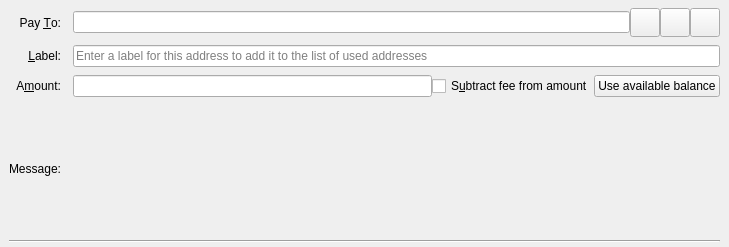
<?xml version="1.0" encoding="UTF-8"?>
<ui version="4.0">
 <class>SendCoinsEntry</class>
 <widget class="QStackedWidget" name="SendCoinsEntry">
  <property name="geometry">
   <rect>
    <x>0</x>
    <y>0</y>
    <width>729</width>
    <height>247</height>
   </rect>
  </property>
  <property name="sizePolicy">
   <sizepolicy hsizetype="Preferred" vsizetype="Fixed">
    <horstretch>0</horstretch>
    <verstretch>0</verstretch>
   </sizepolicy>
  </property>
  <property name="focusPolicy">
   <enum>Qt::TabFocus</enum>
  </property>
  <property name="autoFillBackground">
   <bool>false</bool>
  </property>
  <widget class="QFrame" name="SendCoins">
   <property name="frameShape">
    <enum>QFrame::NoFrame</enum>
   </property>
   <layout class="QGridLayout" name="gridLayout">
    <property name="topMargin">
     <number>8</number>
    </property>
    <property name="bottomMargin">
     <number>4</number>
    </property>
    <property name="horizontalSpacing">
     <number>12</number>
    </property>
    <property name="verticalSpacing">
     <number>8</number>
    </property>
    <item row="0" column="0">
     <widget class="QLabel" name="payToLabel">
      <property name="text">
       <string>Pay &amp;To:</string>
      </property>
      <property name="alignment">
       <set>Qt::AlignRight|Qt::AlignTrailing|Qt::AlignVCenter</set>
      </property>
      <property name="buddy">
       <cstring>payTo</cstring>
      </property>
     </widget>
    </item>
    <item row="2" column="1">
     <layout class="QHBoxLayout" name="horizontalLayoutAmount" stretch="0,0,0">
      <item>
       <widget class="BitcoinAmountField" name="payAmount">
        <property name="toolTip">
         <string>The amount to send in the selected unit</string>
        </property>
       </widget>
      </item>
      <item>
       <widget class="QCheckBox" name="checkboxSubtractFeeFromAmount">
        <property name="toolTip">
         <string>The fee will be deducted from the amount being sent. The recipient will receive less nowps than you enter in the amount field. If multiple recipients are selected, the fee is split equally.</string>
        </property>
        <property name="text">
         <string>S&amp;ubtract fee from amount</string>
        </property>
       </widget>
      </item>
      <item>
       <widget class="QPushButton" name="useAvailableBalanceButton">
        <property name="text">
         <string>Use available balance</string>
        </property>
       </widget>
      </item>
     </layout>
    </item>
    <item row="7" column="0" colspan="2">
     <widget class="Line" name="line">
      <property name="orientation">
       <enum>Qt::Horizontal</enum>
      </property>
     </widget>
    </item>
    <item row="5" column="0">
     <widget class="QLabel" name="messageLabel">
      <property name="text">
       <string>Message:</string>
      </property>
      <property name="alignment">
       <set>Qt::AlignRight|Qt::AlignTrailing|Qt::AlignVCenter</set>
      </property>
     </widget>
    </item>
    <item row="1" column="0">
     <widget class="QLabel" name="labellLabel">
      <property name="text">
       <string>&amp;Label:</string>
      </property>
      <property name="alignment">
       <set>Qt::AlignRight|Qt::AlignTrailing|Qt::AlignVCenter</set>
      </property>
      <property name="buddy">
       <cstring>addAsLabel</cstring>
      </property>
     </widget>
    </item>
    <item row="1" column="1">
     <widget class="QLineEdit" name="addAsLabel">
      <property name="toolTip">
       <string>Enter a label for this address to add it to the list of used addresses</string>
      </property>
      <property name="placeholderText">
       <string>Enter a label for this address to add it to the list of used addresses</string>
      </property>
     </widget>
    </item>
    <item row="0" column="1">
     <layout class="QHBoxLayout" name="payToLayout">
      <property name="spacing">
       <number>0</number>
      </property>
      <item>
       <widget class="QValidatedLineEdit" name="payTo">
        <property name="toolTip">
         <string>The Nowp address to send the payment to</string>
        </property>
       </widget>
      </item>
      <item>
       <widget class="QToolButton" name="addressBookButton">
        <property name="toolTip">
         <string>Choose previously used address</string>
        </property>
        <property name="text">
         <string/>
        </property>
        <property name="icon">
         <iconset resource="../bitcoin.qrc">
          <normaloff>:/icons/address-book</normaloff>:/icons/address-book</iconset>
        </property>
        <property name="iconSize">
         <size>
          <width>22</width>
          <height>22</height>
         </size>
        </property>
        <property name="shortcut">
         <string>Alt+A</string>
        </property>
       </widget>
      </item>
      <item>
       <widget class="QToolButton" name="pasteButton">
        <property name="toolTip">
         <string>Paste address from clipboard</string>
        </property>
        <property name="text">
         <string/>
        </property>
        <property name="icon">
         <iconset resource="../bitcoin.qrc">
          <normaloff>:/icons/editpaste</normaloff>:/icons/editpaste</iconset>
        </property>
        <property name="iconSize">
         <size>
          <width>22</width>
          <height>22</height>
         </size>
        </property>
        <property name="shortcut">
         <string>Alt+P</string>
        </property>
       </widget>
      </item>
      <item>
       <widget class="QToolButton" name="deleteButton">
        <property name="toolTip">
         <string>Remove this entry</string>
        </property>
        <property name="text">
         <string/>
        </property>
        <property name="icon">
         <iconset resource="../bitcoin.qrc">
          <normaloff>:/icons/remove</normaloff>:/icons/remove</iconset>
        </property>
        <property name="iconSize">
         <size>
          <width>22</width>
          <height>22</height>
         </size>
        </property>
       </widget>
      </item>
     </layout>
    </item>
    <item row="2" column="0">
     <widget class="QLabel" name="amountLabel">
      <property name="text">
       <string>A&amp;mount:</string>
      </property>
      <property name="alignment">
       <set>Qt::AlignRight|Qt::AlignTrailing|Qt::AlignVCenter</set>
      </property>
      <property name="buddy">
       <cstring>payAmount</cstring>
      </property>
     </widget>
    </item>
    <item row="5" column="1">
     <widget class="QLabel" name="messageTextLabel">
      <property name="sizePolicy">
       <sizepolicy hsizetype="Preferred" vsizetype="Preferred">
        <horstretch>0</horstretch>
        <verstretch>5</verstretch>
       </sizepolicy>
      </property>
      <property name="toolTip">
       <string>A message that was attached to the Nowp: URI which will be stored with the transaction for your reference. Note: This message will not be sent over the Nowp network.</string>
      </property>
      <property name="textFormat">
       <enum>Qt::PlainText</enum>
      </property>
     </widget>
    </item>
   </layout>
  </widget>
  <widget class="QFrame" name="SendCoins_UnauthenticatedPaymentRequest">
   <property name="palette">
    <palette>
     <active>
      <colorrole role="WindowText">
       <brush brushstyle="SolidPattern">
        <color alpha="255">
         <red>0</red>
         <green>0</green>
         <blue>0</blue>
        </color>
       </brush>
      </colorrole>
      <colorrole role="Button">
       <brush brushstyle="SolidPattern">
        <color alpha="255">
         <red>255</red>
         <green>255</green>
         <blue>127</blue>
        </color>
       </brush>
      </colorrole>
      <colorrole role="Light">
       <brush brushstyle="SolidPattern">
        <color alpha="255">
         <red>255</red>
         <green>255</green>
         <blue>255</blue>
        </color>
       </brush>
      </colorrole>
      <colorrole role="Midlight">
       <brush brushstyle="SolidPattern">
        <color alpha="255">
         <red>255</red>
         <green>255</green>
         <blue>191</blue>
        </color>
       </brush>
      </colorrole>
      <colorrole role="Dark">
       <brush brushstyle="SolidPattern">
        <color alpha="255">
         <red>127</red>
         <green>127</green>
         <blue>63</blue>
        </color>
       </brush>
      </colorrole>
      <colorrole role="Mid">
       <brush brushstyle="SolidPattern">
        <color alpha="255">
         <red>170</red>
         <green>170</green>
         <blue>84</blue>
        </color>
       </brush>
      </colorrole>
      <colorrole role="Text">
       <brush brushstyle="SolidPattern">
        <color alpha="255">
         <red>0</red>
         <green>0</green>
         <blue>0</blue>
        </color>
       </brush>
      </colorrole>
      <colorrole role="BrightText">
       <brush brushstyle="SolidPattern">
        <color alpha="255">
         <red>255</red>
         <green>255</green>
         <blue>255</blue>
        </color>
       </brush>
      </colorrole>
      <colorrole role="ButtonText">
       <brush brushstyle="SolidPattern">
        <color alpha="255">
         <red>0</red>
         <green>0</green>
         <blue>0</blue>
        </color>
       </brush>
      </colorrole>
      <colorrole role="Base">
       <brush brushstyle="SolidPattern">
        <color alpha="255">
         <red>255</red>
         <green>255</green>
         <blue>255</blue>
        </color>
       </brush>
      </colorrole>
      <colorrole role="Window">
       <brush brushstyle="SolidPattern">
        <color alpha="255">
         <red>255</red>
         <green>255</green>
         <blue>127</blue>
        </color>
       </brush>
      </colorrole>
      <colorrole role="Shadow">
       <brush brushstyle="SolidPattern">
        <color alpha="255">
         <red>0</red>
         <green>0</green>
         <blue>0</blue>
        </color>
       </brush>
      </colorrole>
      <colorrole role="AlternateBase">
       <brush brushstyle="SolidPattern">
        <color alpha="255">
         <red>255</red>
         <green>255</green>
         <blue>191</blue>
        </color>
       </brush>
      </colorrole>
      <colorrole role="ToolTipBase">
       <brush brushstyle="SolidPattern">
        <color alpha="255">
         <red>255</red>
         <green>255</green>
         <blue>220</blue>
        </color>
       </brush>
      </colorrole>
      <colorrole role="ToolTipText">
       <brush brushstyle="SolidPattern">
        <color alpha="255">
         <red>0</red>
         <green>0</green>
         <blue>0</blue>
        </color>
       </brush>
      </colorrole>
     </active>
     <inactive>
      <colorrole role="WindowText">
       <brush brushstyle="SolidPattern">
        <color alpha="255">
         <red>0</red>
         <green>0</green>
         <blue>0</blue>
        </color>
       </brush>
      </colorrole>
      <colorrole role="Button">
       <brush brushstyle="SolidPattern">
        <color alpha="255">
         <red>255</red>
         <green>255</green>
         <blue>127</blue>
        </color>
       </brush>
      </colorrole>
      <colorrole role="Light">
       <brush brushstyle="SolidPattern">
        <color alpha="255">
         <red>255</red>
         <green>255</green>
         <blue>255</blue>
        </color>
       </brush>
      </colorrole>
      <colorrole role="Midlight">
       <brush brushstyle="SolidPattern">
        <color alpha="255">
         <red>255</red>
         <green>255</green>
         <blue>191</blue>
        </color>
       </brush>
      </colorrole>
      <colorrole role="Dark">
       <brush brushstyle="SolidPattern">
        <color alpha="255">
         <red>127</red>
         <green>127</green>
         <blue>63</blue>
        </color>
       </brush>
      </colorrole>
      <colorrole role="Mid">
       <brush brushstyle="SolidPattern">
        <color alpha="255">
         <red>170</red>
         <green>170</green>
         <blue>84</blue>
        </color>
       </brush>
      </colorrole>
      <colorrole role="Text">
       <brush brushstyle="SolidPattern">
        <color alpha="255">
         <red>0</red>
         <green>0</green>
         <blue>0</blue>
        </color>
       </brush>
      </colorrole>
      <colorrole role="BrightText">
       <brush brushstyle="SolidPattern">
        <color alpha="255">
         <red>255</red>
         <green>255</green>
         <blue>255</blue>
        </color>
       </brush>
      </colorrole>
      <colorrole role="ButtonText">
       <brush brushstyle="SolidPattern">
        <color alpha="255">
         <red>0</red>
         <green>0</green>
         <blue>0</blue>
        </color>
       </brush>
      </colorrole>
      <colorrole role="Base">
       <brush brushstyle="SolidPattern">
        <color alpha="255">
         <red>255</red>
         <green>255</green>
         <blue>255</blue>
        </color>
       </brush>
      </colorrole>
      <colorrole role="Window">
       <brush brushstyle="SolidPattern">
        <color alpha="255">
         <red>255</red>
         <green>255</green>
         <blue>127</blue>
        </color>
       </brush>
      </colorrole>
      <colorrole role="Shadow">
       <brush brushstyle="SolidPattern">
        <color alpha="255">
         <red>0</red>
         <green>0</green>
         <blue>0</blue>
        </color>
       </brush>
      </colorrole>
      <colorrole role="AlternateBase">
       <brush brushstyle="SolidPattern">
        <color alpha="255">
         <red>255</red>
         <green>255</green>
         <blue>191</blue>
        </color>
       </brush>
      </colorrole>
      <colorrole role="ToolTipBase">
       <brush brushstyle="SolidPattern">
        <color alpha="255">
         <red>255</red>
         <green>255</green>
         <blue>220</blue>
        </color>
       </brush>
      </colorrole>
      <colorrole role="ToolTipText">
       <brush brushstyle="SolidPattern">
        <color alpha="255">
         <red>0</red>
         <green>0</green>
         <blue>0</blue>
        </color>
       </brush>
      </colorrole>
     </inactive>
     <disabled>
      <colorrole role="WindowText">
       <brush brushstyle="SolidPattern">
        <color alpha="255">
         <red>127</red>
         <green>127</green>
         <blue>63</blue>
        </color>
       </brush>
      </colorrole>
      <colorrole role="Button">
       <brush brushstyle="SolidPattern">
        <color alpha="255">
         <red>255</red>
         <green>255</green>
         <blue>127</blue>
        </color>
       </brush>
      </colorrole>
      <colorrole role="Light">
       <brush brushstyle="SolidPattern">
        <color alpha="255">
         <red>255</red>
         <green>255</green>
         <blue>255</blue>
        </color>
       </brush>
      </colorrole>
      <colorrole role="Midlight">
       <brush brushstyle="SolidPattern">
        <color alpha="255">
         <red>255</red>
         <green>255</green>
         <blue>191</blue>
        </color>
       </brush>
      </colorrole>
      <colorrole role="Dark">
       <brush brushstyle="SolidPattern">
        <color alpha="255">
         <red>127</red>
         <green>127</green>
         <blue>63</blue>
        </color>
       </brush>
      </colorrole>
      <colorrole role="Mid">
       <brush brushstyle="SolidPattern">
        <color alpha="255">
         <red>170</red>
         <green>170</green>
         <blue>84</blue>
        </color>
       </brush>
      </colorrole>
      <colorrole role="Text">
       <brush brushstyle="SolidPattern">
        <color alpha="255">
         <red>127</red>
         <green>127</green>
         <blue>63</blue>
        </color>
       </brush>
      </colorrole>
      <colorrole role="BrightText">
       <brush brushstyle="SolidPattern">
        <color alpha="255">
         <red>255</red>
         <green>255</green>
         <blue>255</blue>
        </color>
       </brush>
      </colorrole>
      <colorrole role="ButtonText">
       <brush brushstyle="SolidPattern">
        <color alpha="255">
         <red>127</red>
         <green>127</green>
         <blue>63</blue>
        </color>
       </brush>
      </colorrole>
      <colorrole role="Base">
       <brush brushstyle="SolidPattern">
        <color alpha="255">
         <red>255</red>
         <green>255</green>
         <blue>127</blue>
        </color>
       </brush>
      </colorrole>
      <colorrole role="Window">
       <brush brushstyle="SolidPattern">
        <color alpha="255">
         <red>255</red>
         <green>255</green>
         <blue>127</blue>
        </color>
       </brush>
      </colorrole>
      <colorrole role="Shadow">
       <brush brushstyle="SolidPattern">
        <color alpha="255">
         <red>0</red>
         <green>0</green>
         <blue>0</blue>
        </color>
       </brush>
      </colorrole>
      <colorrole role="AlternateBase">
       <brush brushstyle="SolidPattern">
        <color alpha="255">
         <red>255</red>
         <green>255</green>
         <blue>127</blue>
        </color>
       </brush>
      </colorrole>
      <colorrole role="ToolTipBase">
       <brush brushstyle="SolidPattern">
        <color alpha="255">
         <red>255</red>
         <green>255</green>
         <blue>220</blue>
        </color>
       </brush>
      </colorrole>
      <colorrole role="ToolTipText">
       <brush brushstyle="SolidPattern">
        <color alpha="255">
         <red>0</red>
         <green>0</green>
         <blue>0</blue>
        </color>
       </brush>
      </colorrole>
     </disabled>
    </palette>
   </property>
   <property name="toolTip">
    <string>This is an unauthenticated payment request.</string>
   </property>
   <property name="autoFillBackground">
    <bool>true</bool>
   </property>
   <property name="frameShape">
    <enum>QFrame::NoFrame</enum>
   </property>
   <layout class="QGridLayout" name="gridLayout_is">
    <property name="spacing">
     <number>12</number>
    </property>
    <item row="0" column="0">
     <widget class="QLabel" name="payToLabel_is">
      <property name="text">
       <string>Pay To:</string>
      </property>
      <property name="alignment">
       <set>Qt::AlignRight|Qt::AlignTrailing|Qt::AlignVCenter</set>
      </property>
     </widget>
    </item>
    <item row="0" column="1">
     <layout class="QHBoxLayout" name="payToLayout_is">
      <property name="spacing">
       <number>0</number>
      </property>
      <item>
       <widget class="QLabel" name="payTo_is"/>
      </item>
      <item>
       <widget class="QToolButton" name="deleteButton_is">
        <property name="toolTip">
         <string>Remove this entry</string>
        </property>
        <property name="text">
         <string/>
        </property>
        <property name="icon">
         <iconset resource="../bitcoin.qrc">
          <normaloff>:/icons/remove</normaloff>:/icons/remove</iconset>
        </property>
       </widget>
      </item>
     </layout>
    </item>
    <item row="1" column="0">
     <widget class="QLabel" name="memoLabel_is">
      <property name="text">
       <string>Memo:</string>
      </property>
      <property name="alignment">
       <set>Qt::AlignRight|Qt::AlignTrailing|Qt::AlignVCenter</set>
      </property>
     </widget>
    </item>
    <item row="1" column="1">
     <widget class="QLabel" name="memoTextLabel_is">
      <property name="textFormat">
       <enum>Qt::PlainText</enum>
      </property>
     </widget>
    </item>
    <item row="2" column="0">
     <widget class="QLabel" name="amountLabel_is">
      <property name="text">
       <string>A&amp;mount:</string>
      </property>
      <property name="alignment">
       <set>Qt::AlignRight|Qt::AlignTrailing|Qt::AlignVCenter</set>
      </property>
      <property name="buddy">
       <cstring>payAmount_is</cstring>
      </property>
     </widget>
    </item>
    <item row="2" column="1">
     <widget class="BitcoinAmountField" name="payAmount_is">
      <property name="acceptDrops">
       <bool>false</bool>
      </property>
     </widget>
    </item>
   </layout>
  </widget>
  <widget class="QFrame" name="SendCoins_AuthenticatedPaymentRequest">
   <property name="palette">
    <palette>
     <active>
      <colorrole role="WindowText">
       <brush brushstyle="SolidPattern">
        <color alpha="255">
         <red>0</red>
         <green>0</green>
         <blue>0</blue>
        </color>
       </brush>
      </colorrole>
      <colorrole role="Button">
       <brush brushstyle="SolidPattern">
        <color alpha="255">
         <red>140</red>
         <green>232</green>
         <blue>119</blue>
        </color>
       </brush>
      </colorrole>
      <colorrole role="Light">
       <brush brushstyle="SolidPattern">
        <color alpha="255">
         <red>230</red>
         <green>255</green>
         <blue>224</blue>
        </color>
       </brush>
      </colorrole>
      <colorrole role="Midlight">
       <brush brushstyle="SolidPattern">
        <color alpha="255">
         <red>185</red>
         <green>243</green>
         <blue>171</blue>
        </color>
       </brush>
      </colorrole>
      <colorrole role="Dark">
       <brush brushstyle="SolidPattern">
        <color alpha="255">
         <red>70</red>
         <green>116</green>
         <blue>59</blue>
        </color>
       </brush>
      </colorrole>
      <colorrole role="Mid">
       <brush brushstyle="SolidPattern">
        <color alpha="255">
         <red>93</red>
         <green>155</green>
         <blue>79</blue>
        </color>
       </brush>
      </colorrole>
      <colorrole role="Text">
       <brush brushstyle="SolidPattern">
        <color alpha="255">
         <red>0</red>
         <green>0</green>
         <blue>0</blue>
        </color>
       </brush>
      </colorrole>
      <colorrole role="BrightText">
       <brush brushstyle="SolidPattern">
        <color alpha="255">
         <red>155</red>
         <green>255</green>
         <blue>147</blue>
        </color>
       </brush>
      </colorrole>
      <colorrole role="ButtonText">
       <brush brushstyle="SolidPattern">
        <color alpha="255">
         <red>0</red>
         <green>0</green>
         <blue>0</blue>
        </color>
       </brush>
      </colorrole>
      <colorrole role="Base">
       <brush brushstyle="SolidPattern">
        <color alpha="255">
         <red>119</red>
         <green>255</green>
         <blue>233</blue>
        </color>
       </brush>
      </colorrole>
      <colorrole role="Window">
       <brush brushstyle="SolidPattern">
        <color alpha="255">
         <red>140</red>
         <green>232</green>
         <blue>119</blue>
        </color>
       </brush>
      </colorrole>
      <colorrole role="Shadow">
       <brush brushstyle="SolidPattern">
        <color alpha="255">
         <red>0</red>
         <green>0</green>
         <blue>0</blue>
        </color>
       </brush>
      </colorrole>
      <colorrole role="AlternateBase">
       <brush brushstyle="SolidPattern">
        <color alpha="255">
         <red>197</red>
         <green>243</green>
         <blue>187</blue>
        </color>
       </brush>
      </colorrole>
      <colorrole role="NoRole">
       <brush brushstyle="SolidPattern">
        <color alpha="255">
         <red>125</red>
         <green>194</green>
         <blue>122</blue>
        </color>
       </brush>
      </colorrole>
      <colorrole role="ToolTipBase">
       <brush brushstyle="SolidPattern">
        <color alpha="255">
         <red>255</red>
         <green>255</green>
         <blue>220</blue>
        </color>
       </brush>
      </colorrole>
      <colorrole role="ToolTipText">
       <brush brushstyle="SolidPattern">
        <color alpha="255">
         <red>0</red>
         <green>0</green>
         <blue>0</blue>
        </color>
       </brush>
      </colorrole>
     </active>
     <inactive>
      <colorrole role="WindowText">
       <brush brushstyle="SolidPattern">
        <color alpha="255">
         <red>0</red>
         <green>0</green>
         <blue>0</blue>
        </color>
       </brush>
      </colorrole>
      <colorrole role="Button">
       <brush brushstyle="SolidPattern">
        <color alpha="255">
         <red>140</red>
         <green>232</green>
         <blue>119</blue>
        </color>
       </brush>
      </colorrole>
      <colorrole role="Light">
       <brush brushstyle="SolidPattern">
        <color alpha="255">
         <red>230</red>
         <green>255</green>
         <blue>224</blue>
        </color>
       </brush>
      </colorrole>
      <colorrole role="Midlight">
       <brush brushstyle="SolidPattern">
        <color alpha="255">
         <red>185</red>
         <green>243</green>
         <blue>171</blue>
        </color>
       </brush>
      </colorrole>
      <colorrole role="Dark">
       <brush brushstyle="SolidPattern">
        <color alpha="255">
         <red>70</red>
         <green>116</green>
         <blue>59</blue>
        </color>
       </brush>
      </colorrole>
      <colorrole role="Mid">
       <brush brushstyle="SolidPattern">
        <color alpha="255">
         <red>93</red>
         <green>155</green>
         <blue>79</blue>
        </color>
       </brush>
      </colorrole>
      <colorrole role="Text">
       <brush brushstyle="SolidPattern">
        <color alpha="255">
         <red>0</red>
         <green>0</green>
         <blue>0</blue>
        </color>
       </brush>
      </colorrole>
      <colorrole role="BrightText">
       <brush brushstyle="SolidPattern">
        <color alpha="255">
         <red>155</red>
         <green>255</green>
         <blue>147</blue>
        </color>
       </brush>
      </colorrole>
      <colorrole role="ButtonText">
       <brush brushstyle="SolidPattern">
        <color alpha="255">
         <red>0</red>
         <green>0</green>
         <blue>0</blue>
        </color>
       </brush>
      </colorrole>
      <colorrole role="Base">
       <brush brushstyle="SolidPattern">
        <color alpha="255">
         <red>119</red>
         <green>255</green>
         <blue>233</blue>
        </color>
       </brush>
      </colorrole>
      <colorrole role="Window">
       <brush brushstyle="SolidPattern">
        <color alpha="255">
         <red>140</red>
         <green>232</green>
         <blue>119</blue>
        </color>
       </brush>
      </colorrole>
      <colorrole role="Shadow">
       <brush brushstyle="SolidPattern">
        <color alpha="255">
         <red>0</red>
         <green>0</green>
         <blue>0</blue>
        </color>
       </brush>
      </colorrole>
      <colorrole role="AlternateBase">
       <brush brushstyle="SolidPattern">
        <color alpha="255">
         <red>197</red>
         <green>243</green>
         <blue>187</blue>
        </color>
       </brush>
      </colorrole>
      <colorrole role="NoRole">
       <brush brushstyle="SolidPattern">
        <color alpha="255">
         <red>125</red>
         <green>194</green>
         <blue>122</blue>
        </color>
       </brush>
      </colorrole>
      <colorrole role="ToolTipBase">
       <brush brushstyle="SolidPattern">
        <color alpha="255">
         <red>255</red>
         <green>255</green>
         <blue>220</blue>
        </color>
       </brush>
      </colorrole>
      <colorrole role="ToolTipText">
       <brush brushstyle="SolidPattern">
        <color alpha="255">
         <red>0</red>
         <green>0</green>
         <blue>0</blue>
        </color>
       </brush>
      </colorrole>
     </inactive>
     <disabled>
      <colorrole role="WindowText">
       <brush brushstyle="SolidPattern">
        <color alpha="255">
         <red>70</red>
         <green>116</green>
         <blue>59</blue>
        </color>
       </brush>
      </colorrole>
      <colorrole role="Button">
       <brush brushstyle="SolidPattern">
        <color alpha="255">
         <red>140</red>
         <green>232</green>
         <blue>119</blue>
        </color>
       </brush>
      </colorrole>
      <colorrole role="Light">
       <brush brushstyle="SolidPattern">
        <color alpha="255">
         <red>230</red>
         <green>255</green>
         <blue>224</blue>
        </color>
       </brush>
      </colorrole>
      <colorrole role="Midlight">
       <brush brushstyle="SolidPattern">
        <color alpha="255">
         <red>185</red>
         <green>243</green>
         <blue>171</blue>
        </color>
       </brush>
      </colorrole>
      <colorrole role="Dark">
       <brush brushstyle="SolidPattern">
        <color alpha="255">
         <red>70</red>
         <green>116</green>
         <blue>59</blue>
        </color>
       </brush>
      </colorrole>
      <colorrole role="Mid">
       <brush brushstyle="SolidPattern">
        <color alpha="255">
         <red>93</red>
         <green>155</green>
         <blue>79</blue>
        </color>
       </brush>
      </colorrole>
      <colorrole role="Text">
       <brush brushstyle="SolidPattern">
        <color alpha="255">
         <red>70</red>
         <green>116</green>
         <blue>59</blue>
        </color>
       </brush>
      </colorrole>
      <colorrole role="BrightText">
       <brush brushstyle="SolidPattern">
        <color alpha="255">
         <red>155</red>
         <green>255</green>
         <blue>147</blue>
        </color>
       </brush>
      </colorrole>
      <colorrole role="ButtonText">
       <brush brushstyle="SolidPattern">
        <color alpha="255">
         <red>70</red>
         <green>116</green>
         <blue>59</blue>
        </color>
       </brush>
      </colorrole>
      <colorrole role="Base">
       <brush brushstyle="SolidPattern">
        <color alpha="255">
         <red>140</red>
         <green>232</green>
         <blue>119</blue>
        </color>
       </brush>
      </colorrole>
      <colorrole role="Window">
       <brush brushstyle="SolidPattern">
        <color alpha="255">
         <red>140</red>
         <green>232</green>
         <blue>119</blue>
        </color>
       </brush>
      </colorrole>
      <colorrole role="Shadow">
       <brush brushstyle="SolidPattern">
        <color alpha="255">
         <red>0</red>
         <green>0</green>
         <blue>0</blue>
        </color>
       </brush>
      </colorrole>
      <colorrole role="AlternateBase">
       <brush brushstyle="SolidPattern">
        <color alpha="255">
         <red>140</red>
         <green>232</green>
         <blue>119</blue>
        </color>
       </brush>
      </colorrole>
      <colorrole role="NoRole">
       <brush brushstyle="SolidPattern">
        <color alpha="255">
         <red>125</red>
         <green>194</green>
         <blue>122</blue>
        </color>
       </brush>
      </colorrole>
      <colorrole role="ToolTipBase">
       <brush brushstyle="SolidPattern">
        <color alpha="255">
         <red>255</red>
         <green>255</green>
         <blue>220</blue>
        </color>
       </brush>
      </colorrole>
      <colorrole role="ToolTipText">
       <brush brushstyle="SolidPattern">
        <color alpha="255">
         <red>0</red>
         <green>0</green>
         <blue>0</blue>
        </color>
       </brush>
      </colorrole>
     </disabled>
    </palette>
   </property>
   <property name="toolTip">
    <string>This is an authenticated payment request.</string>
   </property>
   <property name="autoFillBackground">
    <bool>true</bool>
   </property>
   <property name="frameShape">
    <enum>QFrame::NoFrame</enum>
   </property>
   <layout class="QGridLayout" name="gridLayout_s">
    <property name="spacing">
     <number>12</number>
    </property>
    <item row="0" column="0">
     <widget class="QLabel" name="payToLabel_s">
      <property name="text">
       <string>Pay To:</string>
      </property>
      <property name="alignment">
       <set>Qt::AlignRight|Qt::AlignTrailing|Qt::AlignVCenter</set>
      </property>
     </widget>
    </item>
    <item row="0" column="1">
     <layout class="QHBoxLayout" name="payToLayout_s">
      <property name="spacing">
       <number>0</number>
      </property>
      <item>
       <widget class="QLabel" name="payTo_s">
        <property name="textFormat">
         <enum>Qt::PlainText</enum>
        </property>
       </widget>
      </item>
      <item>
       <widget class="QToolButton" name="deleteButton_s">
        <property name="toolTip">
         <string>Remove this entry</string>
        </property>
        <property name="text">
         <string/>
        </property>
        <property name="icon">
         <iconset resource="../bitcoin.qrc">
          <normaloff>:/icons/remove</normaloff>:/icons/remove</iconset>
        </property>
       </widget>
      </item>
     </layout>
    </item>
    <item row="1" column="0">
     <widget class="QLabel" name="memoLabel_s">
      <property name="text">
       <string>Memo:</string>
      </property>
      <property name="alignment">
       <set>Qt::AlignRight|Qt::AlignTrailing|Qt::AlignVCenter</set>
      </property>
     </widget>
    </item>
    <item row="1" column="1">
     <widget class="QLabel" name="memoTextLabel_s">
      <property name="textFormat">
       <enum>Qt::PlainText</enum>
      </property>
     </widget>
    </item>
    <item row="2" column="0">
     <widget class="QLabel" name="amountLabel_s">
      <property name="text">
       <string>A&amp;mount:</string>
      </property>
      <property name="alignment">
       <set>Qt::AlignRight|Qt::AlignTrailing|Qt::AlignVCenter</set>
      </property>
      <property name="buddy">
       <cstring>payAmount_s</cstring>
      </property>
     </widget>
    </item>
    <item row="2" column="1">
     <widget class="BitcoinAmountField" name="payAmount_s">
      <property name="acceptDrops">
       <bool>false</bool>
      </property>
     </widget>
    </item>
   </layout>
  </widget>
 </widget>
 <customwidgets>
  <customwidget>
   <class>QValidatedLineEdit</class>
   <extends>QLineEdit</extends>
   <header>qt/qvalidatedlineedit.h</header>
  </customwidget>
  <customwidget>
   <class>BitcoinAmountField</class>
   <extends>QLineEdit</extends>
   <header>qt/bitcoinamountfield.h</header>
   <container>1</container>
  </customwidget>
 </customwidgets>
 <tabstops>
  <tabstop>payTo</tabstop>
  <tabstop>addressBookButton</tabstop>
  <tabstop>pasteButton</tabstop>
  <tabstop>deleteButton</tabstop>
  <tabstop>addAsLabel</tabstop>
  <tabstop>payAmount</tabstop>
  <tabstop>payAmount_is</tabstop>
  <tabstop>deleteButton_is</tabstop>
  <tabstop>payAmount_s</tabstop>
  <tabstop>deleteButton_s</tabstop>
 </tabstops>
 <resources>
  <include location="../bitcoin.qrc"/>
 </resources>
 <connections/>
</ui>
